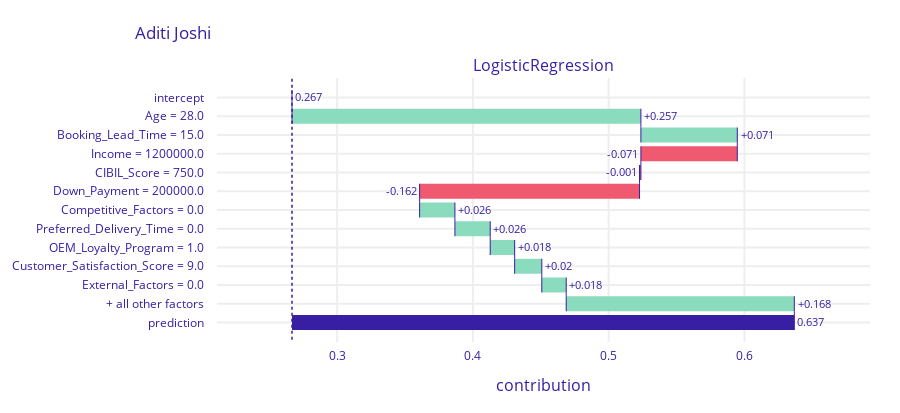
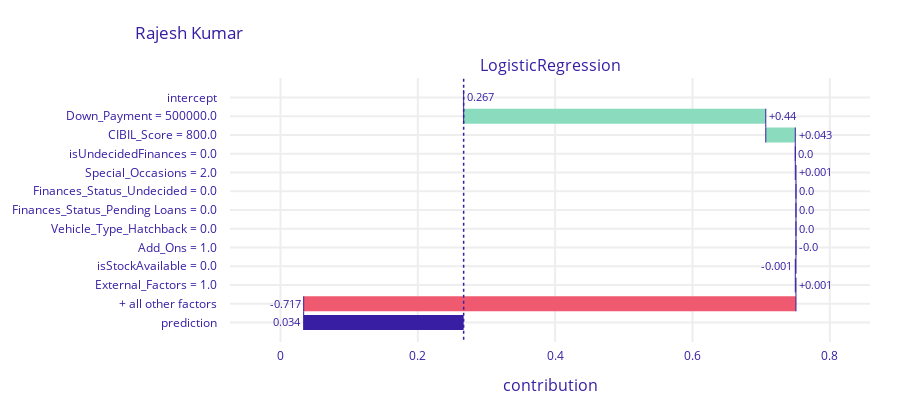
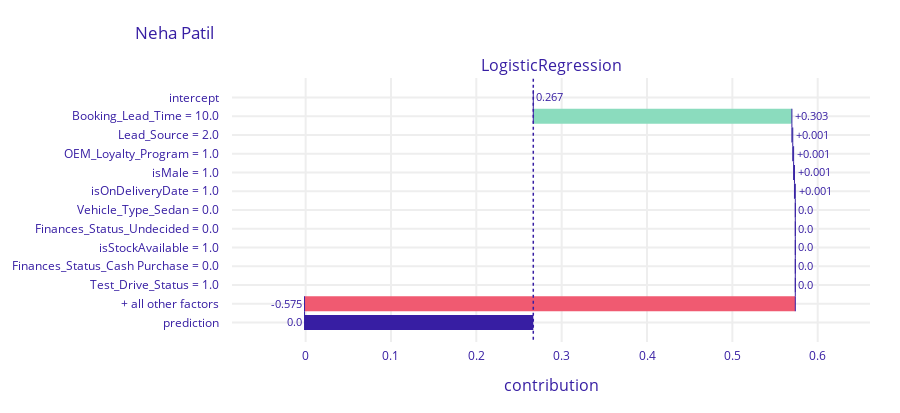
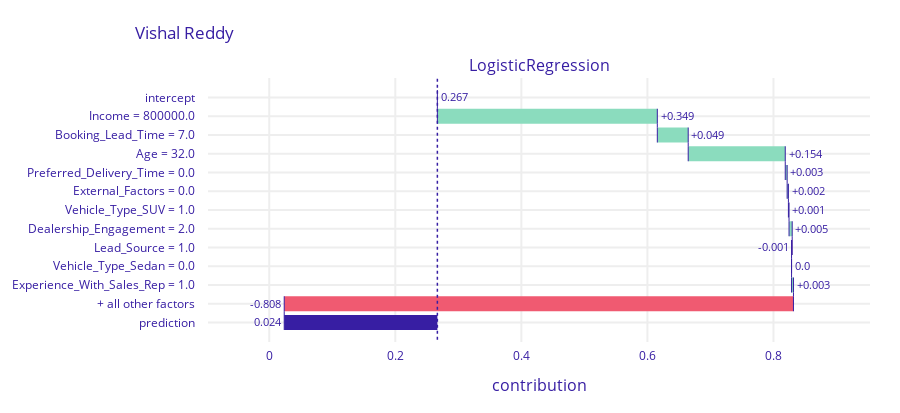

The code cell stored with these charts, in order, in its notebook:
### Code cell
import dalex as dx

exp = dx.Explainer(model, X, y)
df_index = pd.read_excel('BCI backup.xlsx', sheet_name='Dummy leads')

for i in range(len(X)):
    # Get feature importance
    breakdown = exp.predict_parts(X.iloc[i], type='break_down', label=X.index[0])
    breakdown.plot(title=df_index.iloc[i]['Customer name'])

### Figure 1 — Plotly figure (JSON) as saved in the notebook; plotly's stock layout.template omitted (floating-point values rounded to 4 significant figures)
{"data": [{"base": 0.2667, "connector": {"line": {"color": "#371ea3", "dash": "solid", "width": 1}, "mode": "spanning"}, "decreasing": {"marker": {"color": "#f05a71"}}, "hoverinfo": "text+delta", "hoverlabel": {"bgcolor": "rgba(0,0,0,0.8)"}, "hovertext": ["Average response: 0.267<br>Prediction: 0.637", "Age = 28.0<br>increases average response by", "Booking_Lead_Time = 15.0<br>increases average response by", "Income = 1200000.0<br>decreases average response by", "CIBIL_Score = 750.0<br>decreases average response by", "Down_Payment = 200000.0<br>decreases average response by", "Competitive_Factors = 0.0<br>increases average response by", "Preferred_Delivery_Time = 0.0<br>increases average response by", "OEM_Loyalty_Program = 1.0<br>increases average response by", "Customer_Satisfaction_Score = 9.0<br>increases average response by", "External_Factors = 0.0<br>increases average response by", "+ all other factors<br>increases average response by", "Average response: 0.267<br>Prediction: 0.637"], "increasing": {"marker": {"color": "#8bdcbe"}}, "measure": ["relative", "relative", "relative", "relative", "relative", "relative", "relative", "relative", "relative", "relative", "relative", "relative", "total"], "orientation": "h", "showlegend": false, "text": ["0.267", "+0.257", "+0.071", "-0.071", "-0.001", "-0.162", "+0.026", "+0.026", "+0.018", "+0.02", "+0.018", "+0.168", "0.637"], "textposition": "outside", "totals": {"marker": {"color": "#371ea3"}}, "type": "waterfall", "x": [0, 0.257, 0.071, -0.071, -0.001, -0.162, 0.026, 0.026, 0.018, 0.02, 0.018, 0.168, 0.37], "xaxis": "x", "y": ["intercept", "Age = 28.0", "Booking_Lead_Time = 15.0", "Income = 1200000.0", "CIBIL_Score = 750.0", "Down_Payment = 200000.0", "Competitive_Factors = 0.0", "Preferred_Delivery_Time = 0.0", "OEM_Loyalty_Program = 1.0", "Customer_Satisfaction_Score = 9.0", "External_Factors = 0.0", "+ all other factors", "prediction"], "yaxis": "y"}], "layout": {"annotations": [{"font": {"size": 16}, "showarrow": false, "text": "LogisticRegression", "x": 0.5, "xanchor": "center", "xref": "paper", "y": 1, "yanchor": "bottom", "yref": "paper"}, {"font": {"size": 16}, "showarrow": false, "text": "contribution", "x": 0.5, "xanchor": "center", "xref": "paper", "y": 0, "yanchor": "top", "yref": "paper", "yshift": -30}], "font": {"color": "#371ea3"}, "height": 413, "margin": {"b": 71, "r": 30, "t": 78}, "shapes": [{"line": {"color": "#371ea3", "dash": "dot", "width": 1.5}, "type": "line", "x0": 0.2667, "x1": 0.2667, "xref": "x", "y0": -1, "y1": 13, "yref": "y"}], "title": {"text": "Aditi Joshi", "x": 0.15}, "xaxis": {"anchor": "y", "automargin": true, "domain": [0, 1], "fixedrange": true, "gridwidth": 2, "range": [0.2115, 0.6925], "tickcolor": "white", "ticklen": 3, "ticks": "outside", "type": "linear", "zeroline": false}, "yaxis": {"anchor": "x", "automargin": true, "autorange": "reversed", "domain": [0, 1], "fixedrange": true, "gridwidth": 2, "tickcolor": "white", "ticklen": 10, "ticks": "outside", "type": "category"}}}

### Figure 2 — Plotly figure (JSON) as saved in the notebook; plotly's stock layout.template omitted (floating-point values rounded to 4 significant figures)
{"data": [{"base": 0.2667, "connector": {"line": {"color": "#371ea3", "dash": "solid", "width": 1}, "mode": "spanning"}, "decreasing": {"marker": {"color": "#f05a71"}}, "hoverinfo": "text+delta", "hoverlabel": {"bgcolor": "rgba(0,0,0,0.8)"}, "hovertext": ["Average response: 0.267<br>Prediction: 0.034", "Down_Payment = 500000.0<br>increases average response by", "CIBIL_Score = 800.0<br>increases average response by", "isUndecidedFinances = 0.0<br>decreases average response by", "Special_Occasions = 2.0<br>increases average response by", "Finances_Status_Undecided = 0.0<br>decreases average response by", "Finances_Status_Pending Loans = 0.0<br>decreases average response by", "Vehicle_Type_Hatchback = 0.0<br>decreases average response by", "Add_Ons = 1.0<br>decreases average response by", "isStockAvailable = 0.0<br>decreases average response by", "External_Factors = 1.0<br>increases average response by", "+ all other factors<br>decreases average response by", "Average response: 0.267<br>Prediction: 0.034"], "increasing": {"marker": {"color": "#8bdcbe"}}, "measure": ["relative", "relative", "relative", "relative", "relative", "relative", "relative", "relative", "relative", "relative", "relative", "relative", "total"], "orientation": "h", "showlegend": false, "text": ["0.267", "+0.44", "+0.043", "0.0", "+0.001", "0.0", "0.0", "0.0", "-0.0", "-0.001", "+0.001", "-0.717", "0.034"], "textposition": "outside", "totals": {"marker": {"color": "#371ea3"}}, "type": "waterfall", "x": [0, 0.44, 0.043, 0, 0.001, 0, 0, 0, 0, -0.001, 0.001, -0.717, -0.233], "xaxis": "x", "y": ["intercept", "Down_Payment = 500000.0", "CIBIL_Score = 800.0", "isUndecidedFinances = 0.0", "Special_Occasions = 2.0", "Finances_Status_Undecided = 0.0", "Finances_Status_Pending Loans = 0.0", "Vehicle_Type_Hatchback = 0.0", "Add_Ons = 1.0", "isStockAvailable = 0.0", "External_Factors = 1.0", "+ all other factors", "prediction"], "yaxis": "y"}], "layout": {"annotations": [{"font": {"size": 16}, "showarrow": false, "text": "LogisticRegression", "x": 0.5, "xanchor": "center", "xref": "paper", "y": 1, "yanchor": "bottom", "yref": "paper"}, {"font": {"size": 16}, "showarrow": false, "text": "contribution", "x": 0.5, "xanchor": "center", "xref": "paper", "y": 0, "yanchor": "top", "yref": "paper", "yshift": -30}], "font": {"color": "#371ea3"}, "height": 413, "margin": {"b": 71, "r": 30, "t": 78}, "shapes": [{"line": {"color": "#371ea3", "dash": "dot", "width": 1.5}, "type": "line", "x0": 0.2667, "x1": 0.2667, "xref": "x", "y0": -1, "y1": 13, "yref": "y"}], "title": {"text": "Rajesh Kumar", "x": 0.15}, "xaxis": {"anchor": "y", "automargin": true, "domain": [0, 1], "fixedrange": true, "gridwidth": 2, "range": [-0.07355, 0.8586], "tickcolor": "white", "ticklen": 3, "ticks": "outside", "type": "linear", "zeroline": false}, "yaxis": {"anchor": "x", "automargin": true, "autorange": "reversed", "domain": [0, 1], "fixedrange": true, "gridwidth": 2, "tickcolor": "white", "ticklen": 10, "ticks": "outside", "type": "category"}}}

### Figure 3 — Plotly figure (JSON) as saved in the notebook; plotly's stock layout.template omitted (floating-point values rounded to 4 significant figures)
{"data": [{"base": 0.2667, "connector": {"line": {"color": "#371ea3", "dash": "solid", "width": 1}, "mode": "spanning"}, "decreasing": {"marker": {"color": "#f05a71"}}, "hoverinfo": "text+delta", "hoverlabel": {"bgcolor": "rgba(0,0,0,0.8)"}, "hovertext": ["Average response: 0.267<br>Prediction: 0.0", "Booking_Lead_Time = 10.0<br>increases average response by", "Lead_Source = 2.0<br>increases average response by", "OEM_Loyalty_Program = 1.0<br>increases average response by", "isMale = 1.0<br>increases average response by", "isOnDeliveryDate = 1.0<br>increases average response by", "Vehicle_Type_Sedan = 0.0<br>decreases average response by", "Finances_Status_Undecided = 0.0<br>decreases average response by", "isStockAvailable = 1.0<br>decreases average response by", "Finances_Status_Cash Purchase = 0.0<br>decreases average response by", "Test_Drive_Status = 1.0<br>decreases average response by", "+ all other factors<br>decreases average response by", "Average response: 0.267<br>Prediction: 0.0"], "increasing": {"marker": {"color": "#8bdcbe"}}, "measure": ["relative", "relative", "relative", "relative", "relative", "relative", "relative", "relative", "relative", "relative", "relative", "relative", "total"], "orientation": "h", "showlegend": false, "text": ["0.267", "+0.303", "+0.001", "+0.001", "+0.001", "+0.001", "0.0", "0.0", "0.0", "0.0", "0.0", "-0.575", "0.0"], "textposition": "outside", "totals": {"marker": {"color": "#371ea3"}}, "type": "waterfall", "x": [0, 0.303, 0.001, 0.001, 0.001, 0.001, 0, 0, 0, 0, 0, -0.575, -0.267], "xaxis": "x", "y": ["intercept", "Booking_Lead_Time = 10.0", "Lead_Source = 2.0", "OEM_Loyalty_Program = 1.0", "isMale = 1.0", "isOnDeliveryDate = 1.0", "Vehicle_Type_Sedan = 0.0", "Finances_Status_Undecided = 0.0", "isStockAvailable = 1.0", "Finances_Status_Cash Purchase = 0.0", "Test_Drive_Status = 1.0", "+ all other factors", "prediction"], "yaxis": "y"}], "layout": {"annotations": [{"font": {"size": 16}, "showarrow": false, "text": "LogisticRegression", "x": 0.5, "xanchor": "center", "xref": "paper", "y": 1, "yanchor": "bottom", "yref": "paper"}, {"font": {"size": 16}, "showarrow": false, "text": "contribution", "x": 0.5, "xanchor": "center", "xref": "paper", "y": 0, "yanchor": "top", "yref": "paper", "yshift": -30}], "font": {"color": "#371ea3"}, "height": 413, "margin": {"b": 71, "r": 30, "t": 78}, "shapes": [{"line": {"color": "#371ea3", "dash": "dot", "width": 1.5}, "type": "line", "x0": 0.2667, "x1": 0.2667, "xref": "x", "y0": -1, "y1": 13, "yref": "y"}], "title": {"text": "Neha Patil", "x": 0.15}, "xaxis": {"anchor": "y", "automargin": true, "domain": [0, 1], "fixedrange": true, "gridwidth": 2, "range": [-0.08625, 0.6612], "tickcolor": "white", "ticklen": 3, "ticks": "outside", "type": "linear", "zeroline": false}, "yaxis": {"anchor": "x", "automargin": true, "autorange": "reversed", "domain": [0, 1], "fixedrange": true, "gridwidth": 2, "tickcolor": "white", "ticklen": 10, "ticks": "outside", "type": "category"}}}

### Figure 4 — Plotly figure (JSON) as saved in the notebook; plotly's stock layout.template omitted (floating-point values rounded to 4 significant figures)
{"data": [{"base": 0.2667, "connector": {"line": {"color": "#371ea3", "dash": "solid", "width": 1}, "mode": "spanning"}, "decreasing": {"marker": {"color": "#f05a71"}}, "hoverinfo": "text+delta", "hoverlabel": {"bgcolor": "rgba(0,0,0,0.8)"}, "hovertext": ["Average response: 0.267<br>Prediction: 0.024", "Income = 800000.0<br>increases average response by", "Booking_Lead_Time = 7.0<br>increases average response by", "Age = 32.0<br>increases average response by", "Preferred_Delivery_Time = 0.0<br>increases average response by", "External_Factors = 0.0<br>increases average response by", "Vehicle_Type_SUV = 1.0<br>increases average response by", "Dealership_Engagement = 2.0<br>increases average response by", "Lead_Source = 1.0<br>decreases average response by", "Vehicle_Type_Sedan = 0.0<br>decreases average response by", "Experience_With_Sales_Rep = 1.0<br>increases average response by", "+ all other factors<br>decreases average response by", "Average response: 0.267<br>Prediction: 0.024"], "increasing": {"marker": {"color": "#8bdcbe"}}, "measure": ["relative", "relative", "relative", "relative", "relative", "relative", "relative", "relative", "relative", "relative", "relative", "relative", "total"], "orientation": "h", "showlegend": false, "text": ["0.267", "+0.349", "+0.049", "+0.154", "+0.003", "+0.002", "+0.001", "+0.005", "-0.001", "0.0", "+0.003", "-0.808", "0.024"], "textposition": "outside", "totals": {"marker": {"color": "#371ea3"}}, "type": "waterfall", "x": [0, 0.349, 0.049, 0.154, 0.003, 0.002, 0.001, 0.005, -0.001, 0, 0.003, -0.808, -0.242], "xaxis": "x", "y": ["intercept", "Income = 800000.0", "Booking_Lead_Time = 7.0", "Age = 32.0", "Preferred_Delivery_Time = 0.0", "External_Factors = 0.0", "Vehicle_Type_SUV = 1.0", "Dealership_Engagement = 2.0", "Lead_Source = 1.0", "Vehicle_Type_Sedan = 0.0", "Experience_With_Sales_Rep = 1.0", "+ all other factors", "prediction"], "yaxis": "y"}], "layout": {"annotations": [{"font": {"size": 16}, "showarrow": false, "text": "LogisticRegression", "x": 0.5, "xanchor": "center", "xref": "paper", "y": 1, "yanchor": "bottom", "yref": "paper"}, {"font": {"size": 16}, "showarrow": false, "text": "contribution", "x": 0.5, "xanchor": "center", "xref": "paper", "y": 0, "yanchor": "top", "yref": "paper", "yshift": -30}], "font": {"color": "#371ea3"}, "height": 413, "margin": {"b": 71, "r": 30, "t": 78}, "shapes": [{"line": {"color": "#371ea3", "dash": "dot", "width": 1.5}, "type": "line", "x0": 0.2667, "x1": 0.2667, "xref": "x", "y0": -1, "y1": 13, "yref": "y"}], "title": {"text": "Vishal Reddy", "x": 0.15}, "xaxis": {"anchor": "y", "automargin": true, "domain": [0, 1], "fixedrange": true, "gridwidth": 2, "range": [-0.0972, 0.9532], "tickcolor": "white", "ticklen": 3, "ticks": "outside", "type": "linear", "zeroline": false}, "yaxis": {"anchor": "x", "automargin": true, "autorange": "reversed", "domain": [0, 1], "fixedrange": true, "gridwidth": 2, "tickcolor": "white", "ticklen": 10, "ticks": "outside", "type": "category"}}}
